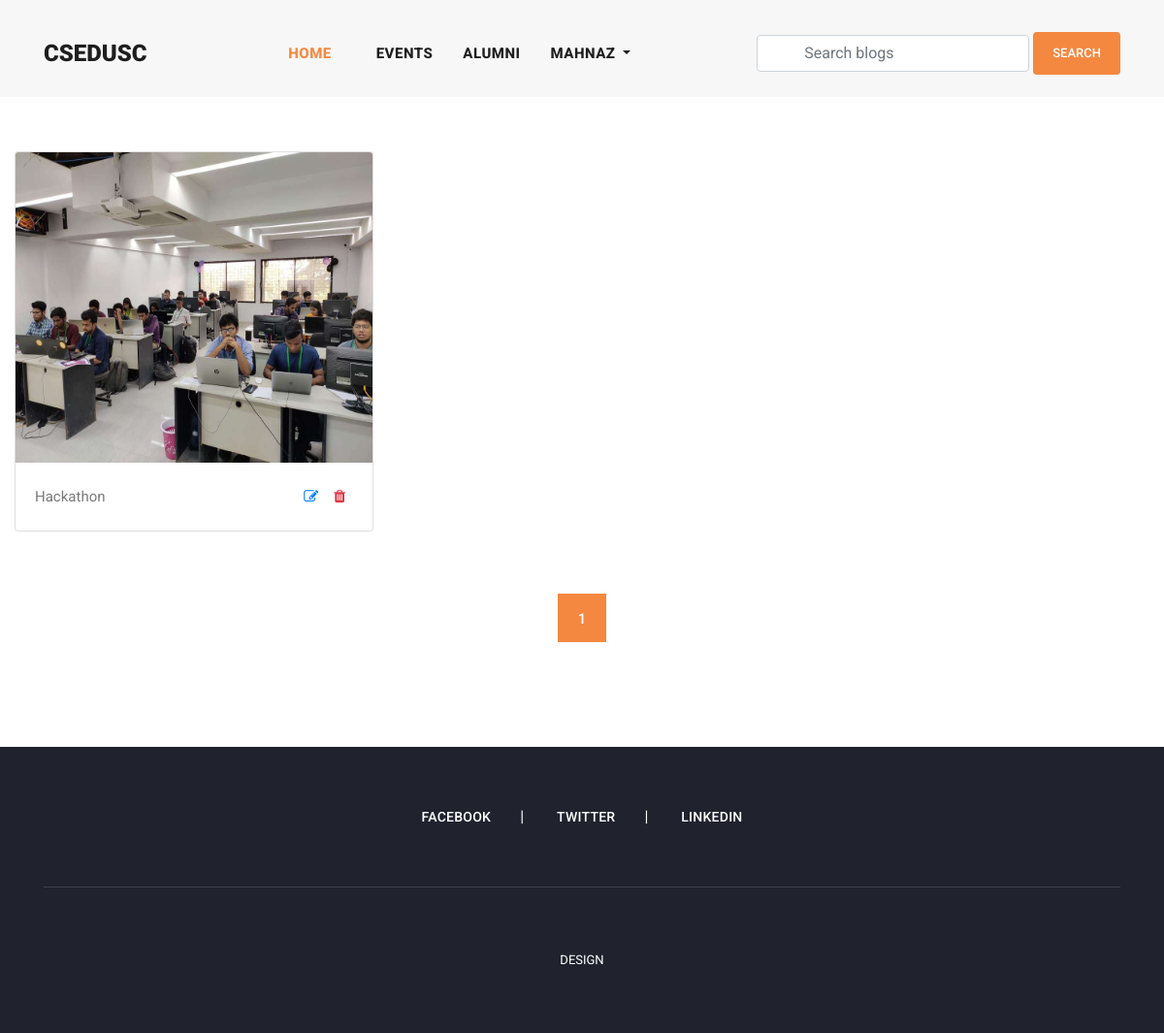
/my_blogs/ (signed in), run on an earlier commit of the app's database.
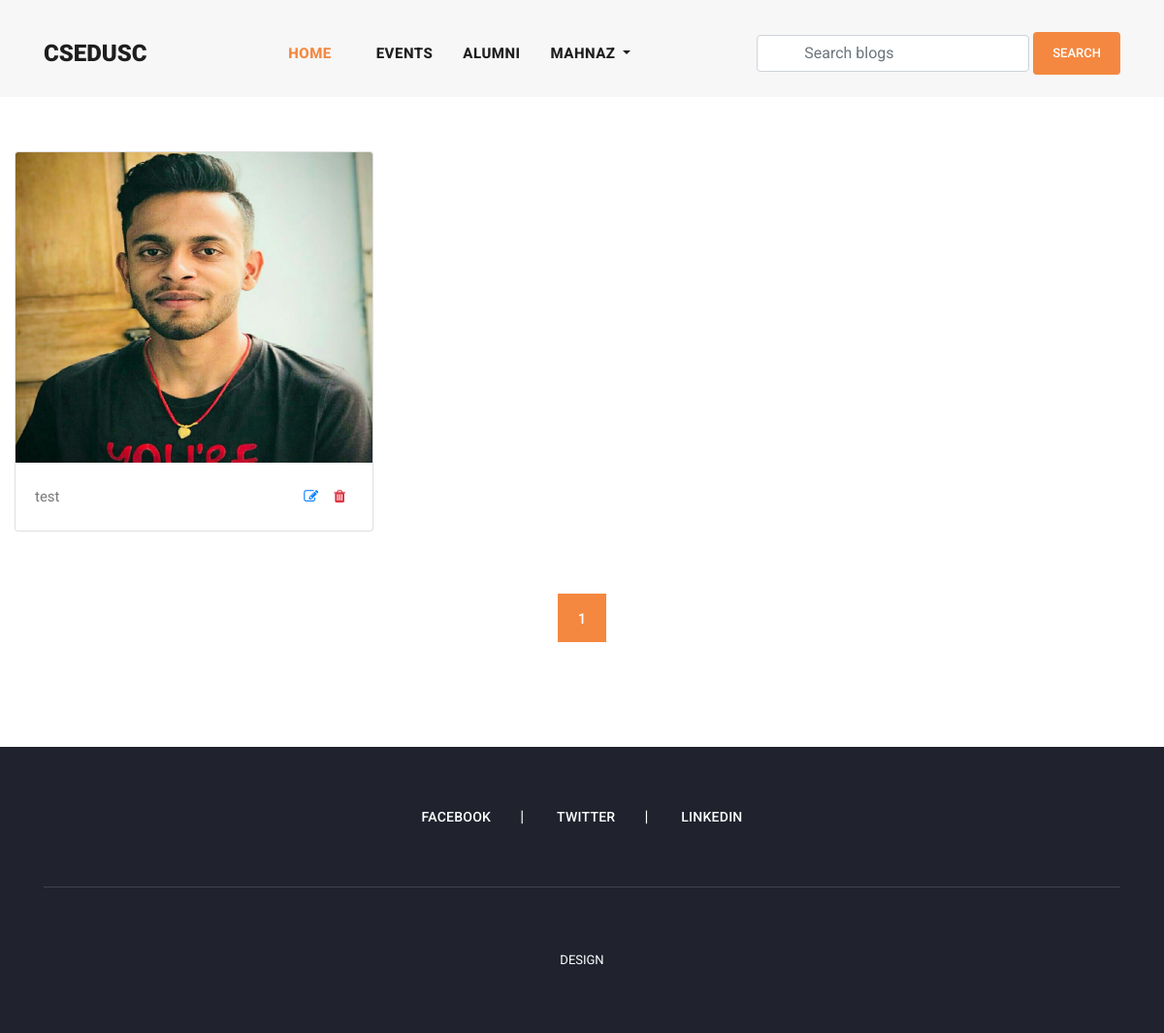
And on a later commit of the database.
### blog/models.py (models this page shows, shortened)
class Blog(models.Model):
    user = models.ForeignKey(
        User,
        related_name='user_blogs',
        on_delete=models.CASCADE
    )
    category = models.ForeignKey(
        Category,
        related_name='category_blogs',
        on_delete=models.CASCADE
    )
    tags = models.ManyToManyField(
        Tag,
        related_name='tag_blogs',
        blank=True
    )
    likes = models.ManyToManyField(
        User,
        related_name='user_likes',
        blank=True
    )
    title = models.CharField(
        max_length=250
    )
    slug = models.SlugField(null=True, blank=True)
    banner = models.ImageField(upload_to='blog_banners')
    description = RichTextField()
    created_date = models.DateField(auto_now_add=True)

### blog/views.py (the view, shortened to what this page needs)
# urls.py: path('my_blogs/', my_blogs, name='my_blogs'),
@login_required(login_url='login')
def my_blogs(request):
    queryset = request.user.user_blogs.all()
    page = request.GET.get('page', 1)
    paginator = Paginator(queryset, 6)
    delete = request.GET.get('delete', None)
    try:
        blogs = paginator.page(page)
    except EmptyPage:
        blogs = paginator.page(1)
    except PageNotAnInteger:
        blogs = paginator.page(1)
        return redirect('blogs')
    context = {
        "blogs": blogs,
        "paginator": paginator
    }
    return render(request, 'my_blogs.html', context)

### blog/context_processors.py (called while the page is built)
def get_all_categories(request):
    categories = Category.objects.all()
    context = {
        "categories": categories
    }
    return context

### user_profile/context_processors.py (called while the page is built)
def user_notifications(request):
    context = {}
    if request.user.is_authenticated:
        notifications = Notificaiton.objects.filter(
            user=request.user
        ).order_by('-created_date')
        unseen = notifications.exclude(is_seen=True)
        context['notifications'] = notifications
        context['unseen'] = unseen.count()
    return context

### templates/my_blogs.html (shortened to what this page needs)
{% extends 'base.html' %}
{% load static %}
{% block content %}
<section class="my-blogs">
    <div class="container-fluid">
        <div class="row py-5">
          {% for blog in blogs %}
            <div class="col-md-4 my-2">
                <div class="card">
                    <img class="card-img-top img-fluid" style="width: 100%; height: 320px;" src="{{blog.banner.url}}" alt="Card image cap">
                    <div class="card-body">
                      <p class="card-text d-flex flex-row">
                        {{blog.title|truncatechars:15}}
                        <a class="px-2 ml-auto" href="{% url 'update_blog' blog.slug %}">
                          <i class="fa fa-edit"></i>
                        </a>
                        <a class="px-2" href="?delete={{blog.pk}}">
                          <i class="fa fa-trash text-danger"></i>
                        </a>
                      </p>
                    </div>
                  </div>
            </div>
        {% endfor %}
        </div>
        <div class="row py-2 justify-content-center">
          <div class="col-md-8">
            {% include 'pagination.html' %}
          </div>
        </div>
    </div>
</section>
{% endblock content %}

What changed in the data, as far as the page shows it:
no longer on this page (row edited): Blog: banner (picture), title "Hackathon"
now on this page (row edited): Blog: banner (picture), title "test"
